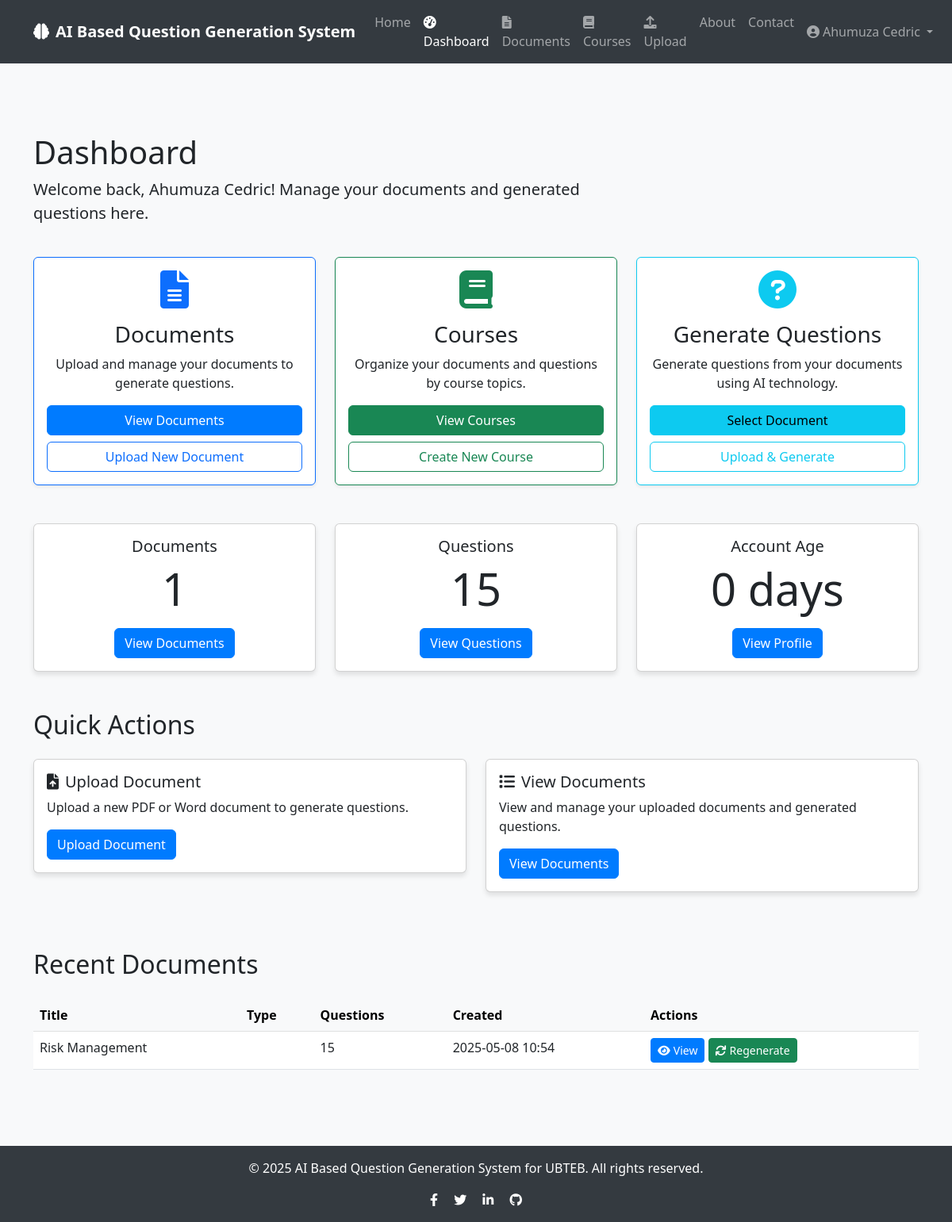
The page /dashboard (signed in) on the database its author committed.
### app/models/user.py (models this page shows, shortened)
class User(db.Model, UserMixin):
    id = db.Column(db.Integer, primary_key=True)
    username = db.Column(db.String(50), unique=True, nullable=False)
    email = db.Column(db.String(120), unique=True, nullable=False)
    password = db.Column(db.String(60), nullable=False)
    created_at = db.Column(db.DateTime, default=datetime.utcnow)
    documents = db.relationship('Document', backref='author', lazy=True, cascade="all, delete-orphan")
    questions = db.relationship('Question', backref='author', lazy=True, cascade="all, delete-orphan")
    courses = db.relationship('Course', backref='author', lazy=True, cascade="all, delete-orphan")

### app/models/document.py (models this page shows, shortened)
class Document(db.Model):
    id = db.Column(db.Integer, primary_key=True)
    title = db.Column(db.String(100), nullable=False)
    filename = db.Column(db.String(100), nullable=False)
    file_path = db.Column(db.String(255), nullable=False)
    content = db.Column(db.Text, nullable=False)
    created_at = db.Column(db.DateTime, default=datetime.utcnow)
    user_id = db.Column(db.Integer, db.ForeignKey('user.id'), nullable=False)
    course_id = db.Column(db.Integer, db.ForeignKey('course.id'), nullable=True)
    questions = db.relationship('Question', backref='document', lazy=True, cascade="all, delete-orphan")
    question_sets = db.relationship('QuestionSet', backref='document', lazy=True, cascade="all, delete-orphan")

### app/routes/main.py (the view)
@main.route('/dashboard')
@login_required
def dashboard():
    return render_template('dashboard.html', user=current_user, now=datetime.utcnow())

### app/models/user.py (called while the page is built)
@login_manager.user_loader
def load_user(user_id):
    return User.query.get(int(user_id))

### app/templates/dashboard.html (shortened to what this page needs)
{% extends "base.html" %}  {% block content %}
<div class="container py-5">
  <div class="row mb-4">
    <div class="col-md-8">
      <h1>Dashboard</h1>
      <p class="lead">Welcome back, {{ current_user.username }}! Manage your documents and generated questions here.</p>
    </div>
  </div>
  <div class="row mb-4">
    <div class="col-md-4 mb-4">
      <div class="card h-100 shadow-sm border-primary">
        <div class="card-body text-center">
          <div class="card-icon mb-3">
            <i class="fas fa-file-alt fa-3x text-primary"></i>
          </div>
          <h3 class="card-title">Documents</h3>
          <p class="card-text">Upload and manage your documents to generate questions.</p>
          <div class="card-actions">
            <a href="{{ url_for('questions.list_documents') }}" class="btn btn-primary mb-2 w-100">View Documents</a>
            <a href="{{ url_for('questions.upload_document') }}" class="btn btn-outline-primary w-100">Upload New Document</a>
          </div>
        </div>
      </div>
    </div>
    <div class="col-md-4 mb-4">
      <div class="card h-100 shadow-sm border-success">
        <div class="card-body text-center">
          <div class="card-icon mb-3">
            <i class="fas fa-book fa-3x text-success"></i>
          </div>
          <h3 class="card-title">Courses</h3>
          <p class="card-text">Organize your documents and questions by course topics.</p>
          <div class="card-actions">
            <a href="{{ url_for('courses.list_courses') }}" class="btn btn-success mb-2 w-100">View Courses</a>
            <a href="{{ url_for('courses.create_course') }}" class="btn btn-outline-success w-100">Create New Course</a>
          </div>
        </div>
      </div>
    </div>
    <div class="col-md-4 mb-4">
      <div class="card h-100 shadow-sm border-info">
        <div class="card-body text-center">
          <div class="card-icon mb-3">
            <i class="fas fa-question-circle fa-3x text-info"></i>
          </div>
          <h3 class="card-title">Generate Questions</h3>
          <p class="card-text">Generate questions from your documents using AI technology.</p>
          <div class="card-actions">
            <a href="{{ url_for('questions.list_documents') }}" class="btn btn-info mb-2 w-100">Select Document</a>
            <a href="{{ url_for('questions.upload_document') }}" class="btn btn-outline-info w-100">Upload & Generate</a>
          </div>
        </div>
      </div>
    </div>
  </div>
  <div class="row mb-5">
    <div class="col-md-4">
      <div class="card text-center h-100">
        <div class="card-body">
          <h5 class="card-title">Documents</h5>
          <p class="card-text display-4">{{ user.documents|length }}</p>
          <a
            href="{{ url_for('questions.list_documents') }}"
            class="btn btn-primary"
            >View Documents</a
          >
        </div>
      </div>
    </div>
    <div class="col-md-4">
      <div class="card text-center h-100">
        <div class="card-body">
          <h5 class="card-title">Questions</h5>
          <p class="card-text display-4">{{ user.questions|length }}</p>
          <a
            href="{{ url_for('questions.list_documents') }}"
            class="btn btn-primary"
            >View Questions</a
          >
        </div>
      </div>
    </div>
    <div class="col-md-4">
      <div class="card text-center h-100">
        <div class="card-body">
          <h5 class="card-title">Account Age</h5>
          <p class="card-text display-4">
            {{ ((now - user.created_at).days)|default(0) }} days
          </p>
          <a href="{{ url_for('auth.profile') }}" class="btn btn-primary"
            >View Profile</a
          >
        </div>
      </div>
    </div>
  </div>
  <div class="row mb-5">
    <div class="col-md-12">
      <h2 class="mb-4">Quick Actions</h2>
    </div>
    <div class="col-md-6">
      <div class="card mb-4">
        <div class="card-body">
          <h5 class="card-title">
            <i class="fas fa-file-upload me-2"></i>Upload Document
          </h5>
          <p class="card-text">
            Upload a new PDF or Word document to generate questions.
          </p>
          <a
            href="{{ url_for('questions.upload_document') }}"
            class="btn btn-primary"
            >Upload Document</a
          >
        </div>
      </div>
    </div>
    <div class="col-md-6">
      <div class="card mb-4">
        <div class="card-body">
          <h5 class="card-title">
            <i class="fas fa-list me-2"></i>View Documents
          </h5>
          <p class="card-text">
            View and manage your uploaded documents and generated questions.
          </p>
          <a
            href="{{ url_for('questions.list_documents') }}"
            class="btn btn-primary"
            >View Documents</a
          >
        </div>
      </div>
    </div>
  </div>
  <div class="row">
    <div class="col-md-12">
      <h2 class="mb-4">Recent Documents</h2>
      {% if user.documents %}
      <div class="table-responsive">
        <table class="table table-hover">
          <thead class="table-light">
            <tr>
              <th>Title</th>
              <th>Type</th>
              <th>Questions</th>
              <th>Created</th>
              <th>Actions</th>
            </tr>
          </thead>
          <tbody>
            {% for document in user.documents|sort(attribute='created_at', reverse=True)|batch(5)|first|default([]) %}
            <tr>
              <td>{{ document.title or 'Untitled Document' }}</td>
              <td>{{ document.question_type|title }}</td>
              <td>{{ document.questions|length }}</td>
              <td>{{ document.created_at.strftime('%Y-%m-%d %H:%M') }}</td>
              <td>
                <a href="{{ url_for('questions.view_document', document_id=document.id) }}"
                   class="btn btn-sm btn-primary">
                  <i class="fas fa-eye me-1"></i>View
                </a>
                <a href="{{ url_for('questions.generate_questions_form', document_id=document.id) }}"
                   class="btn btn-sm btn-success">
                  <i class="fas fa-sync me-1"></i>Regenerate
                </a>
              </td>
            </tr>
            {% endfor %}
          </tbody>
        </table>
      </div>
      {% endif %}
    </div>
  </div>
</div>
{% endblock %}

### app/templates/base.html (shortened to what this page needs)
<!DOCTYPE html>
<html lang="en">
<head>
    <link href="https://cdn.jsdelivr.net/npm/bootstrap@5.3.0/dist/css/bootstrap.min.css" rel="stylesheet">
    <link rel="stylesheet" href="https://cdnjs.cloudflare.com/ajax/libs/font-awesome/6.0.0/css/all.min.css">
</head>
<body>
    <nav class="navbar navbar-expand-lg navbar-dark mb-4">
        <div class="container">
            <a class="navbar-brand" href="{{ url_for('main.index') }}">
                <i class="fas fa-brain me-2"></i>AI Based Question Generation System
            </a>
            <div class="collapse navbar-collapse" id="navbarNav">
                <ul class="navbar-nav me-auto">
                    <li class="nav-item">
                        <a class="nav-link" href="{{ url_for('main.index') }}">Home</a>
                    </li>
                    {% if current_user.is_authenticated %}
                    <li class="nav-item">
                        <a class="nav-link {% if request.endpoint == 'main.dashboard' %}active{% endif %}"
                           href="{{ url_for('main.dashboard') }}">
                            <i class="fas fa-tachometer-alt me-1"></i>Dashboard
                        </a>
                    </li>
                    <li class="nav-item">
                        <a class="nav-link {% if request.endpoint.startswith('questions.list_documents') %}active{% endif %}"
                           href="{{ url_for('questions.list_documents') }}">
                            <i class="fas fa-file-alt me-1"></i>Documents
                        </a>
                    </li>
                    <li class="nav-item">
                        <a class="nav-link {% if request.endpoint.startswith('courses.') %}active{% endif %}"
                           href="{{ url_for('courses.list_courses') }}">
                            <i class="fas fa-book me-1"></i>Courses
                        </a>
                    </li>
                    <li class="nav-item">
                        <a class="nav-link {% if request.endpoint == 'questions.upload_document' %}active{% endif %}"
                           href="{{ url_for('questions.upload_document') }}">
                            <i class="fas fa-upload me-1"></i>Upload
                        </a>
                    </li>
                    {% endif %}
                    <li class="nav-item">
                        <a class="nav-link" href="{{ url_for('main.about') }}">About</a>
                    </li>
                    <li class="nav-item">
                        <a class="nav-link" href="{{ url_for('main.contact') }}">Contact</a>
                    </li>
                </ul>
                <ul class="navbar-nav">
                    {% if current_user.is_authenticated %}
                    <li class="nav-item dropdown">
                        <a class="nav-link dropdown-toggle" href="#" id="navbarDropdown" role="button" data-bs-toggle="dropdown" aria-expanded="false">
                            <i class="fas fa-user-circle me-1"></i>{{ current_user.username }}
                        </a>
                    </li>
                    {% endif %}
                </ul>
            </div>
        </div>
    </nav>
    <div class="content">
        {% block content %}{% endblock %}
    </div>
    <footer class="footer text-center">
        <div class="container">
            <div class="row">
                <div class="col-md-12">
                    <p>&copy; 2025 AI Based Question Generation System for UBTEB. All rights reserved.</p>
                    <div class="social-icons">
                        <a href="#" class="text-white me-3"><i class="fab fa-facebook-f"></i></a>
                        <a href="#" class="text-white me-3"><i class="fab fa-twitter"></i></a>
                        <a href="#" class="text-white me-3"><i class="fab fa-linkedin-in"></i></a>
                        <a href="#" class="text-white"><i class="fab fa-github"></i></a>
                    </div>
                </div>
            </div>
        </div>
    </footer>
</body>
</html>

### app/templates/base.html (style rules this page uses)
body { min-height: 100vh; display: flex; flex-direction: column; background-color: #f8f9fa; }
.content { flex: 1; }
.navbar { background-color: #343a40; }
.navbar-brand { font-weight: bold; color: #ffffff; }
.footer { background-color: #343a40; color: #ffffff; padding: 1rem 0; margin-top: 2rem; }
.card { box-shadow: 0 4px 6px rgba(0, 0, 0, 0.1); transition: all 0.3s ease; }
.btn-primary { background-color: #007bff; border-color: #007bff; }

### rows shown on the page
User: username "Ahumuza Cedric", ((now-user.created_at).days)|default(0) "0"
Document: title "Risk Management", questions|length "15", created_at "2025-05-08 10:54"

### other values the page prints
{{ user.documents|length }} "1"
{{ user.questions|length }} "15"
